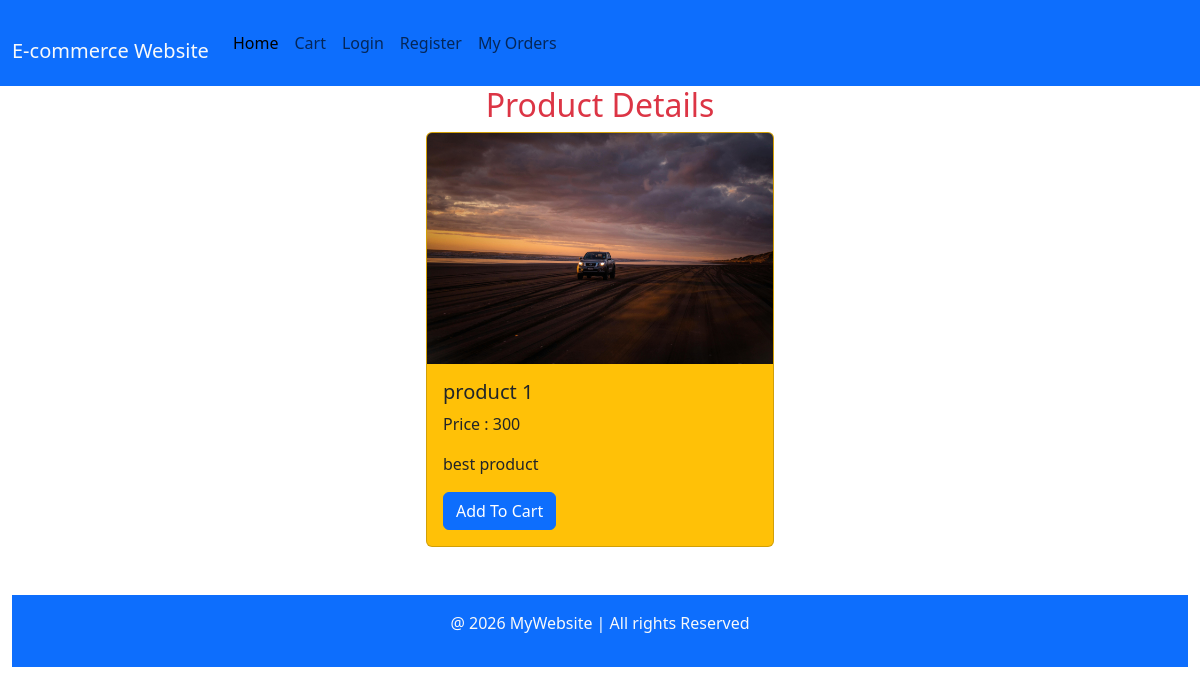
/product/1/, run on the app's committed database.
### core/models.py (models this page shows)
class Product(models.Model):
    name=models.CharField(max_length=100)
    price=models.IntegerField()
    description=models.TextField()
    image=models.ImageField(upload_to='products/')

### core/views.py (the view)
# urls.py: path('product/<int:id>/', product_details, name='product_details'),
def product_details(request, id):
    data = get_object_or_404(Product, id=id)
    return render(request, 'core/product_detail.html', {
        'data': data
    })

### templates/core/product_detail.html
{% extends 'core/navbar.html' %}
{% block content %}
<h2 class="text-center text-danger">Product Details</h2>
<div class="container ">
<div class="row">
<div class="col-md-4 mx-auto">
<div class="card bg-warning ">
<img src="{{data.image.url}}" class="card-img-top">
<div class="card-body">
<h5>{{data.name}}</h5>
<p>Price : {{data.price}}</p>
<p>{{data.description}}</p>
<a href="{% url 'add_to_cart' data.id %}"
class="btn btn-primary">
Add To Cart
</a>
</div>
</div>
</div>
</div>
</div>
{% endblock %}

### data on the page
Product: image (picture), name "product 1", price "300", description "best product"
